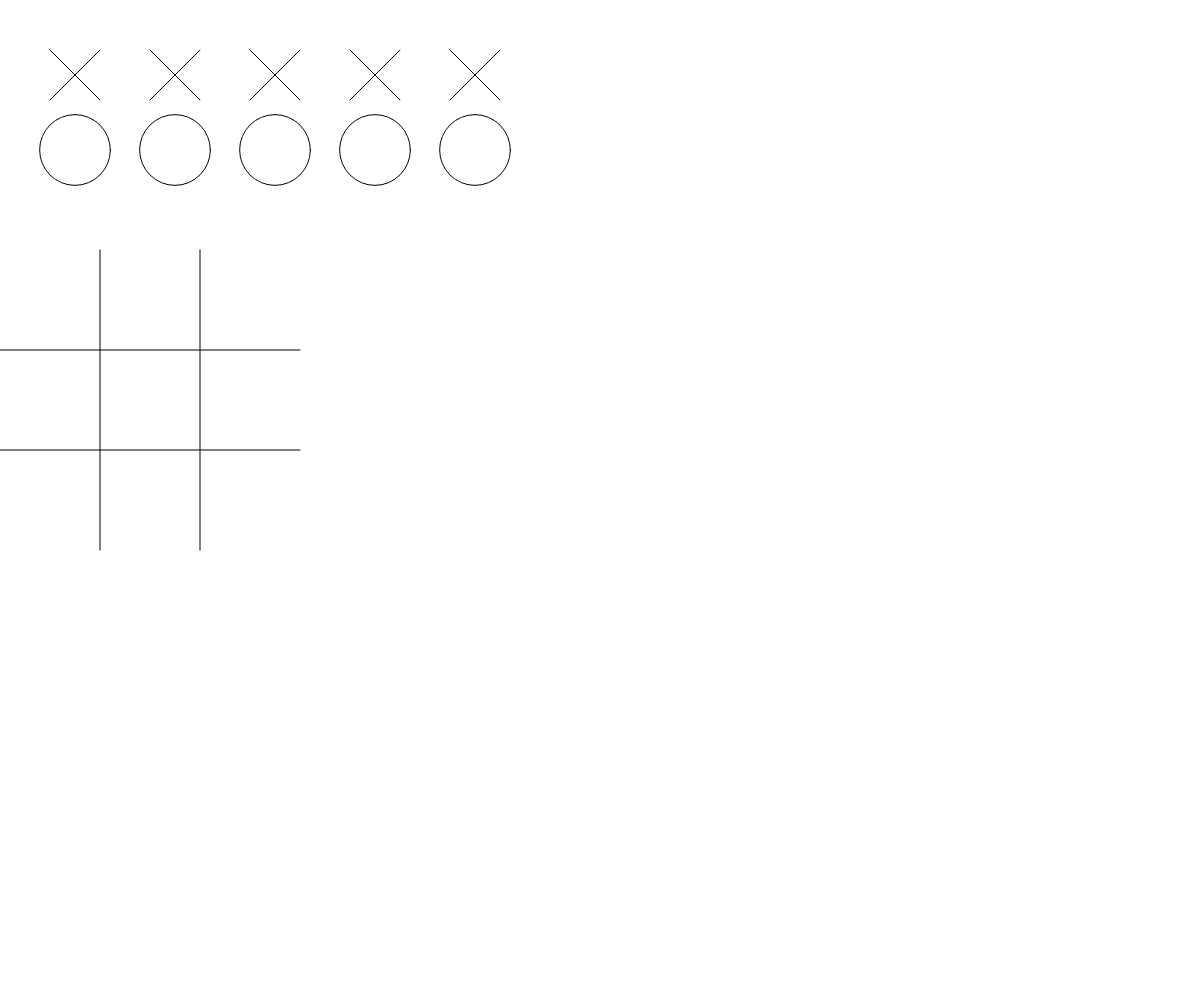
Frame 1 (no input)
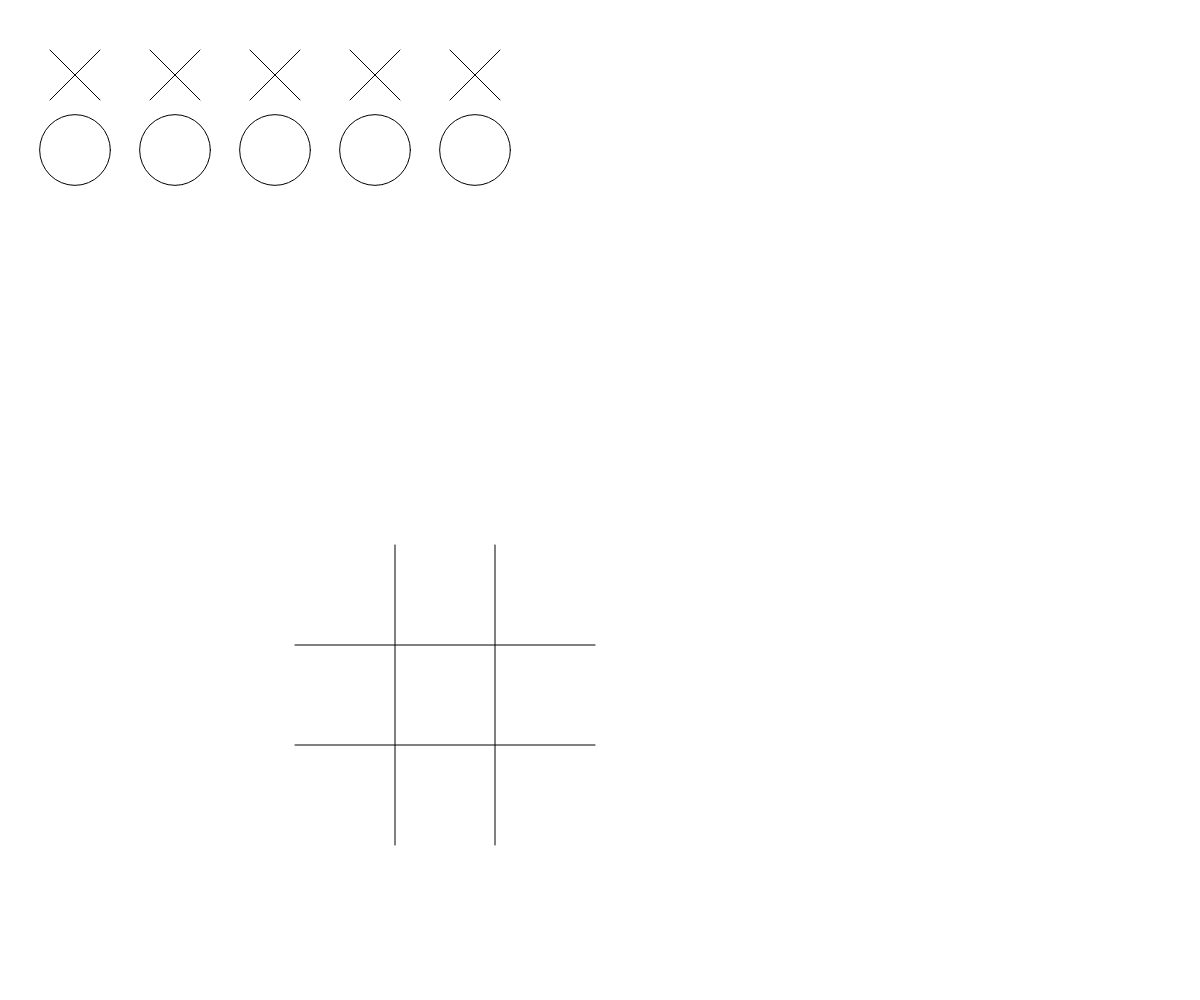
Frame 60 (no input)
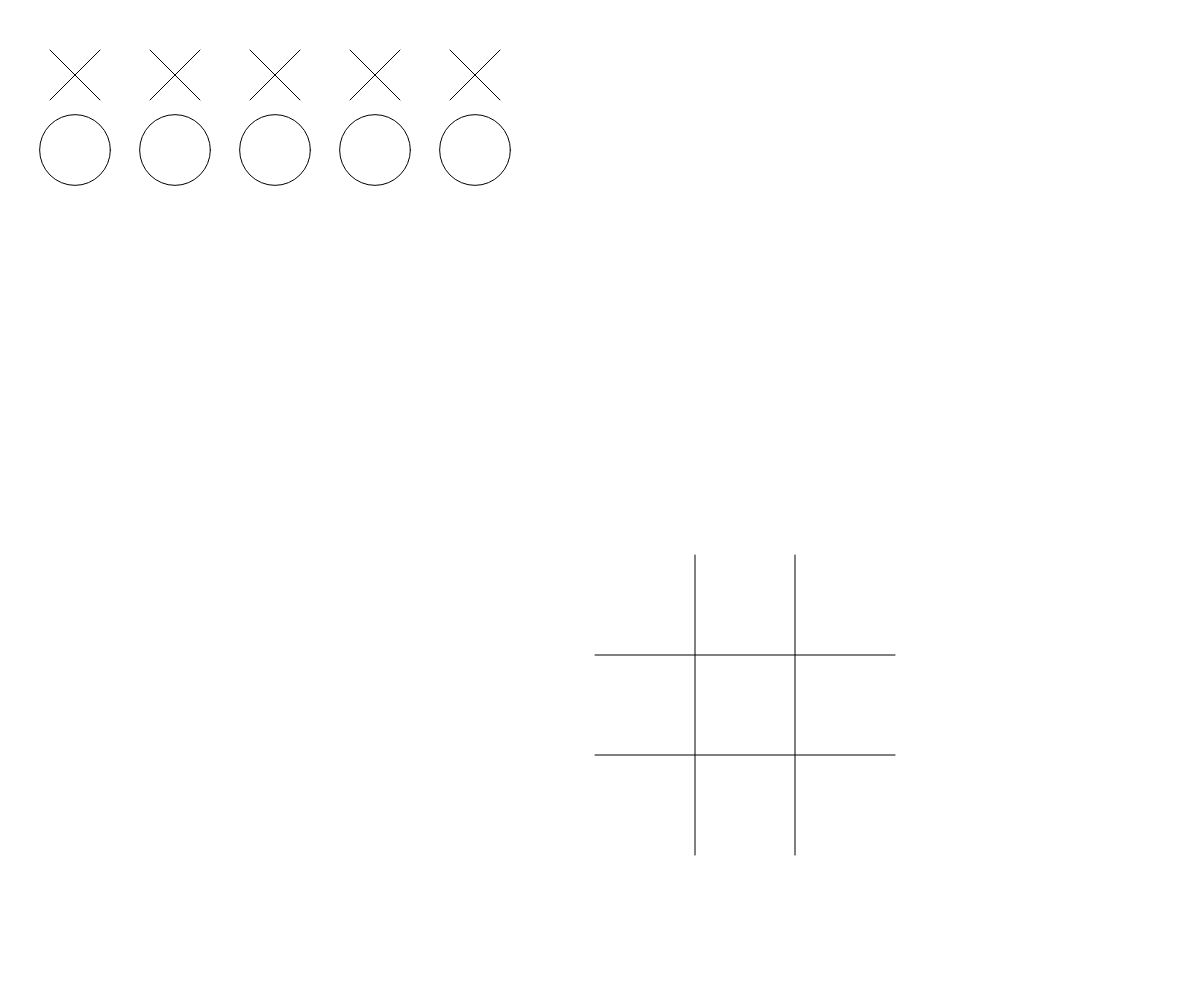
Frame 120 (the mouse pressed at the canvas centre since frame 60)

The p5.js sketch that drew these frames (run headless with seeded random() and noise() and a simulated clock; from frame 60 on, the mouse is pressed at the canvas centre):

// p5.js sketch
// ── sketch.js
gridSpeed = 5; //this is all for board
xDirection = 1;
yDirection = 1;
band = 250; //so doesn't overlap with game pieces' starting position

function setup(){
  //frameRate(10); //testing needed
  //createCanvas(windowWidth, windowHeight); //fullwindow
  board = new Grid(0, 250);

  x1 = new X();
  x2 = new X(150);
  x3 = new X(250);
  x4 = new X(350);
  x5 = new X(450);
  xArray = [x1, x2, x3, x4, x5];
  ix = 0;

  o1 = new O(75, 150);
  o2 = new O(175, 150);
  o3 = new O(275, 150);
  o4 = new O(375, 150);
  o5 = new O(475, 150);
  oArray = [o1, o2, o3, o4, o5];
  io = 0;

}

function draw(){
  createCanvas(windowWidth, windowHeight); //fullwindow
  background(255);

  board.display();
  board.move();

  x1.display();
  x2.display();
  x3.display();
  x4.display();
  x5.display();
  xArray[ix].move();

  o1.display();
  o2.display();
  o3.display();
  o4.display();
  o5.display();
  oArray[io].move();

}

class Grid{
  constructor(x = 50, y = 50){
    this.x = x;
    this.y = y;
  }
  display(){
    line(this.x + 100, this.y, this.x + 100, this.y + 300);
    line(this.x + 200, this.y, this.x + 200, this.y + 300);
    line(this.x, this.y + 100, this.x + 300, this.y + 100);
    line(this.x, this.y + 200, this.x + 300, this.y + 200);
  }
  move(){
    if(this.y > height - 300 - gridSpeed){
      yDirection = -1;
    }
    if(this.y < gridSpeed + band){
      yDirection = 1;
    }
    this.y += gridSpeed * yDirection;
    if(this.x > width - 300 - gridSpeed){
      xDirection = -1;
    }
    if(this.x < gridSpeed){
      xDirection = 1;
    }
    this.x += gridSpeed * xDirection;
  }
}

class X{
  constructor(x = 50, y = 50){
    this.x = x;
    this.y = y;
  }
  display(){
    line(this.x, this.y, 50 + this.x, 50 + this.y);
    line(this.x + 50, this.y, this.x, this.y + 50);
  }
  move(){
    if(keyIsDown(UP_ARROW) && this.y >= 10){ //87 = W, keycode.info
      console.log("yay!");
      this.y -= 10;
    }
    else if(keyIsDown(DOWN_ARROW) && this.y <= height - 50 - 10){ //S
      this.y += 10;
    }
    if(keyIsDown(RIGHT_ARROW) && this.x <= width - 50 - 10){ //D
      this.x += 10;
    }
    else if(keyIsDown(LEFT_ARROW) && this.x >= 10){ //A
      this.x -= 10;
    }
  }
}

class O{
  constructor(x = 50, y = 50){
    this.x = x;
    this.y = y;
  }
  display(){
    ellipse(this.x, this.y, 2 * sqrt(1250)); //sqrt(25^2 + 25^2) is height of x's
  }
  move(){
    if(keyIsDown(87) && this.y >= sqrt(1250) + 10){ //87 = W, keycode.info
      console.log("yay!");
      this.y -= 10;
      console.log(this.y);
    }
    else if(keyIsDown(83) && this.y <= height - sqrt(1250) - 10){ //S
      this.y += 10;
    }
    if(keyIsDown(68) && this.x <= width - sqrt(1250)){ //D
      this.x += 10;
    }
    else if(keyIsDown(65) && this.x >= sqrt(1250)){ //A
      this.x -= 10;
    }
  }
}

function keyPressed(){
  if(keyCode === 16){
    if(ix >= xArray.length - 1){
      ix = 0;
    }
    else ix += 1;
  }
  if(keyCode === 81 || keyCode === 69){ //Q = 81, E = 69
    if(io >= oArray.length - 1){
      io = 0;
    }
    else io += 1;
  }
}
